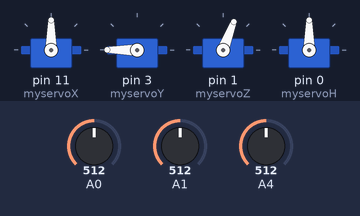
A sketch run on a simulated Arduino Leonardo, built with avr-gcc and run on an emulated ATmega32U4. Shown: 4 × servo. The test bench sets the inputs (shaded band); at power-on: A0 = 512, A1 = 512, A4 = 512.

Above: at 1.2 s.
1.3 s: A0 set to 598
2.8 s: A0 set to 627
At 3.25 s:
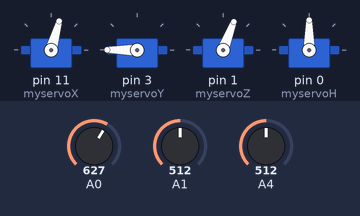
At 5.7 s:
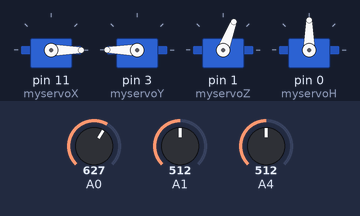
5.8 s: A1 set to 600
7.3 s: A1 set to 630
At 7.75 s:
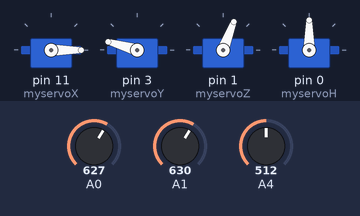
10.3 s: A0 set to 524
13.3 s: A0 set to 502
At 18.7 s:
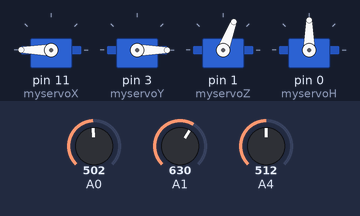
Timing chart, 0 to 19.6 s (numbered marks = the images above; inputs shaded):
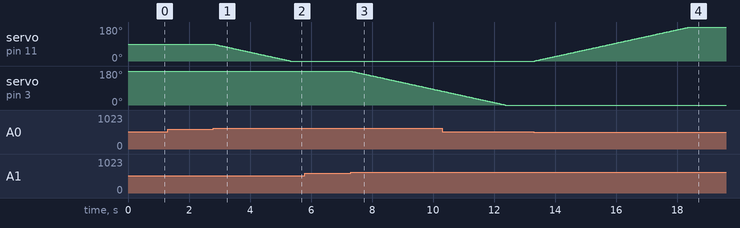

Measured:
- the behaviour switches between 614 and 615 on A0 (found by bisection; images 0 and 1)
- the behaviour switches between 614 and 615 on A1 (found by bisection; images 2 and 3)
- the behaviour switches between 512 and 511 on A0 (found by bisection; images 3 and 4)
- after the input at 1.3 s, every drawn part: stays the same
- after the input at 2.8 s, servo on pin 11 (myservoX): moves from 90° to 0° over 2.5 s, starting at once
- after the input at 5.8 s, every drawn part: stays the same
- after the input at 7.3 s, servo on pin 3 (myservoY): moves from 180° to 74° over 3.0 s, starting at once
- after the input at 13.3 s, servo on pin 11 (myservoX): moves from 0° to 180° over 5.1 s, starting at once

The sketch:

4_6_2017.ino
```cpp
/*
- Use the joystick to control the servo motors for the X and Y axis
- Use the right button to use the Z axis servo motor
- Use the up button to grab items
- Use the down button to reset all servo motors to a previously chosen location
- Use the linear potentiometer to control the movement speed of the servo motors
*/

#include <Servo.h>
#include <Esplora.h>

/*
Create 4 servo objects to control the servos connected to the Arduino Esplora
- myservoX: X axis servo motor
- myservoY: Y axis servo motor
- myservoZ: Z axis servo motor
- myservoH: Hand grab servo motor
*/
Servo myservoX, myservoY, myservoZ, myservoH;

int xDefServ,  yDefServ, zDefServ;   // Default servo location, in degrees (value from 0 to 180)
int xCurrServ, yCurrServ, zCurrServ;  // Current servo location, in degrees (value from 0 to 180)
int xNewServ,  yNewServ, zNewServ;   // New servo location to reach, in degrees (value from 0 to 180)

int xCurrJoy, yCurrJoy, zCurrJoy;    // Current joystick position, in range (from -512 to +512)
int xCalJoy, yCalJoy, zCalJoy;      // Calibrate offset on the joystick position, in range (from -512 to +512)

int calibBtnState = 0, calibBtnDuration = 0;  // Calibration button status buttons
float stepUp, sysSpeed;                       // The update speed of the current X,Y Coordinates
int calibSpeed;                               // The speed of calibration process
int pulseCount, pulseComp;                    // Used to emulate servo PWM signal on output digital pin no. 1

long debounce = 200;   // The debounce time, increase if the output flickers
int state = HIGH;      // The current state of the output pin
int previous = LOW;    // The previous reading from the input pin
long time = 0;         // The last time the output pin was toggled

long debounce1 = 200;   // The debounce time, increase if the output flickers
int state1 = HIGH;      // The current state of the output pin
int previous1 = LOW;    // The previous reading from the input pin
int time1 = 0;


void setup(){
  xDefServ = 90;              // Default servo X angle
  yDefServ = 180;              // Default servo Y angle
  zDefServ = 70;              // Default servo Z angle

  myservoX.attach(11);        // Initialize first servo on D11
  myservoX.write(xDefServ);   // Set servo to default X position
  myservoY.attach(3);         // Initialize second servo on D3
  myservoY.write(yDefServ);   // Set servo to default Y position
  myservoZ.attach(1);         // Initialize third servo on D1
  myservoZ.write(zDefServ);   // Set servo to default Z position
  myservoH.attach(0);         // Initialize forth servo on D0

  xCurrServ = xDefServ;       // Set the current X Position
  yCurrServ = yDefServ;       // Set the current Y Position
  zCurrServ = zDefServ;       // Set the current Z Position
  xNewServ = xDefServ;        // Set the new X Position
  yNewServ = yDefServ;        // Set the new Y Position
  zNewServ = zDefServ;        // Set the new Z position

  xCalJoy = Esplora.readJoystickX();    // Set the calibration for the X joystick offet
  yCalJoy = Esplora.readJoystickY();    // Set the calibration for the Y joystick offet
  zCalJoy = Esplora.readJoystickY();    // Set the calibration for the Z joystick offet
  xCurrJoy = map(xCurrServ, 0, 180, -512, 512) - xCalJoy;   // Set the current joystick X reference position
  yCurrJoy = map(yCurrServ, 0, 180, -512, 512) - xCalJoy;   // Set the current joystick Y reference position
  zCurrJoy = map(zCurrServ, 0, 180, -512, 512) - xCalJoy;   // Set the current joystick Z reference position8

  stepUp = 0;               // Initialize the update speed
  pinMode(0, OUTPUT);       // Define the digital pin D0 as output pin, used to control the head grab servo motor
  pinMode(1, OUTPUT);
  pinMode(3, OUTPUT);
  sysSpeed = map(Esplora.readSlider(), 0, 1023, 1, 8) / 4.0;     // The speed of updating position
}


void reCalibrate(){
  // Set the servos' default position to the current position they hold.
  // This function works on the values in degrees
  xDefServ = map(xCurrJoy, -512, 512, 0, 180);        // Set the default X position, in degree
  yDefServ = map(yCurrJoy, -512, 512, 0, 180);        // Set the default Y position, in degree
  zDefServ = map(zCurrJoy, -512, 512, 0, 180);        // Set the default Z position, in degree
}


void backToDef() {
  // Return to the default position defined by xDefServ and yDefServ angles
  // This reset will be executed with gradual speed depending on the Esplora slider value
  xNewServ = xDefServ;
  yNewServ = yDefServ;
  stepUp = 1;

  // Loop while the current position is not equal to the default position of the servo
  while ((xNewServ != xCurrServ) || (yNewServ != yCurrServ)){
    calibSpeed = map(Esplora.readSlider(), 0, 1023, 40, 4); // Set the calibration speed

    //move the X servo
    if (xNewServ > xCurrServ)
      xCurrServ = xCurrServ + stepUp;
    else if (xNewServ < xCurrServ)
      xCurrServ = xCurrServ - stepUp;
    myservoX.write(xCurrServ);

    //move the Y servo
    if (yNewServ > yCurrServ)
      yCurrServ = yCurrServ + stepUp;
    else if (yNewServ < yCurrServ)
      yCurrServ = yCurrServ - stepUp;
    myservoY.write(yCurrServ);
    delay(calibSpeed);
  }
  // Calucalte the X, Y, Z current joystick positions
  xCurrJoy = map(xCurrServ, 0, 180, -512, 512);
  yCurrJoy = map(yCurrServ, 0, 180, -512, 512);
}


// Main Loop
void loop(){
  sysSpeed = map(Esplora.readSlider(), 0, 1023, 1, 8) / 4.0;    // Calculate the system speed based on the Esplora slider

  stepUp = (-1.0 * map(Esplora.readJoystickX() - xCalJoy, -512, 512, -5, 5)) * sysSpeed;  // Calculate the step for the X joystick coordinate
  if (stepUp > 0)
    xCurrJoy = min(xCurrJoy + stepUp, 512);  // To avoid X position overflow
  else
    xCurrJoy = max(xCurrJoy + stepUp, -512); // To avoid X position downflow

  int reading1 = Esplora.readButton(SWITCH_RIGHT);

  if (reading1 == LOW && previous1 == HIGH && millis() - time1 > debounce1) {

    if (state1 == HIGH){
      state1 = LOW;
      Serial.println("LOW");
    }
    else{
      state1 = HIGH;
      Serial.println("HIGH");
    }
    time1 = millis();
  }

  previous1 = reading1;

  if(state1==HIGH){
    stepUp = (-1.0 * map(Esplora.readJoystickY() - yCalJoy, -512, 512, -5, 5)) * sysSpeed; // Calculate the step for the Y joystick coordinate
    if (stepUp > 0)
      yCurrJoy = min(yCurrJoy + stepUp, 512);  // To avoid Y position overflow
    else
      yCurrJoy = max(yCurrJoy + stepUp, -512); // To avoid Y position downflow
  }

  else{
    stepUp = (-1.0 * map(Esplora.readJoystickY() - zCalJoy, -512, 512, -5, 5)) * sysSpeed; // Calculate the step for the Z joystick coordinate
    if (stepUp > 0)
      zCurrJoy = min(zCurrJoy + stepUp, 512);  // To avoid Z position overflow
    else
      zCurrJoy = max(zCurrJoy + stepUp, -512); // To avoid Z position downflow
  }

  myservoX.write(map(xCurrJoy, -512, 512, 0, 180));   // Write the X position to the servo
  myservoY.write(map(yCurrJoy, -512, 512, 0, 180));   // Write the Y position to the servo
  myservoZ.write(map(zCurrJoy, -512, 512, 0, 180));   // Write the Z position to the servo

  switch (calibBtnState){
    case 0:
      if (Esplora.readButton(1) == LOW)
      {
        calibBtnState = 1;
        calibBtnDuration = 0;
      }
    break;
    case 1:
      calibBtnDuration = calibBtnDuration + 1;
      if (calibBtnDuration > 250){
        reCalibrate();
        calibBtnState = 2;
        calibBtnDuration = 0;
      }

      if (Esplora.readButton(1) == HIGH){
        backToDef();
        calibBtnState = 0;
        calibBtnDuration = 0;
      }
    break;
    case 2:
      if (Esplora.readButton(1) == HIGH){
        calibBtnState = 0;
        calibBtnDuration = 0;
      }
   }

  // Read the current values from servos
  xCurrServ = myservoX.read();
  yCurrServ = myservoY.read();
  zCurrServ = myservoZ.read();

  delay(4);

  int reading = Esplora.readButton(SWITCH_UP);

  if (reading == LOW && previous == HIGH && millis() - time > debounce) {
    if (state == HIGH){
      myservoH.write(40);
      state = LOW;
    }

    else{
      state = HIGH;
      myservoH.write(180);
    }
    time = millis();
  }
  previous = reading;
}
```
